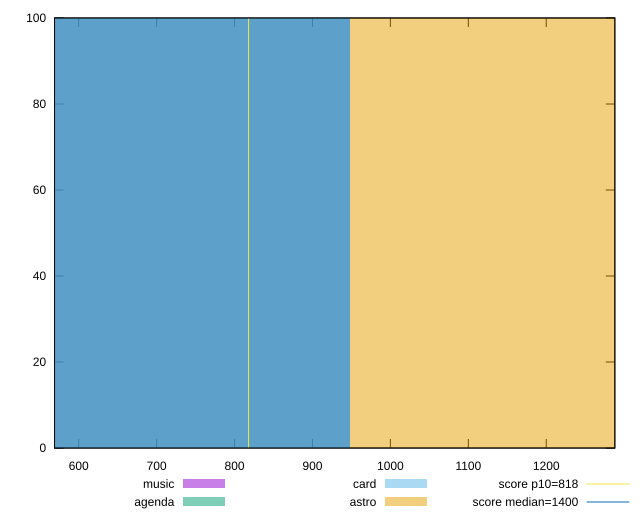

Generate this figure with gnuplot:
reset

$music <<EOF
632.192034972147 100
EOF

$agenda <<EOF
632.192034972147 100
EOF

$card <<EOF
632.192034972147 100
EOF

$astro <<EOF
1264.384069944294 100
EOF

set key outside below
set boxwidth 632.192034972147
set xrange [569:1288]
set yrange [0:100]
set trange [0:100]
set style fill transparent solid 0.5 noborder

set parametric
set terminal svg size 640, 520 enhanced background rgb 'white'
set output "reports/report_00031_2021-02-24T23-18-18.084Z/dom-size/comparison/histogram/all_raw.svg"

plot $music title "music" with boxes, \
     $agenda title "agenda" with boxes, \
     $card title "card" with boxes, \
     $astro title "astro" with boxes, \
     818,t title "score p10=818", \
     1400,t title "score median=1400"

reset
